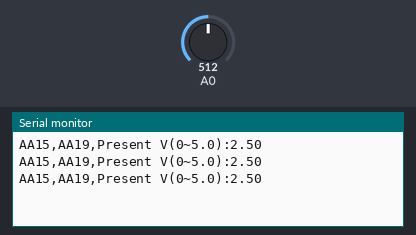
Simulated run of this sketch. Board: Arduino Uno, built with avr-gcc and run on an emulated ATmega328P. Parts: the last lines printed to the serial monitor. The inputs (shaded band) are chosen by the test bench; at power-on: A0 = 512.

Above: at 1.3 s.
1.4 s: A0 set to 716
At 1.9 s:
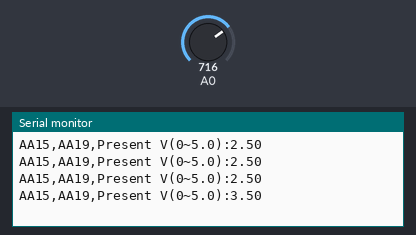
2.9 s: A0 set to 900
At 3.4 s:
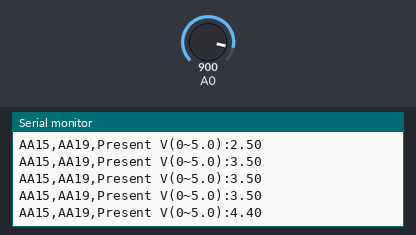
Timing chart, 0 to 5.9 s (numbered marks = the images above; inputs shaded):
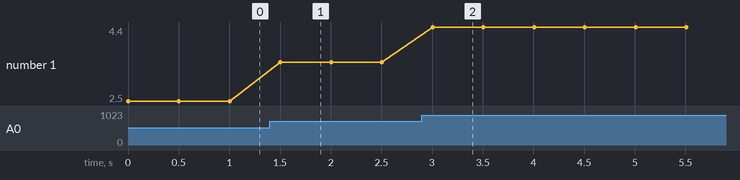

The sketch:

sketch06_analog_read.ino
```cpp
void setup() {
  // put your setup code here, to run once:
Serial.begin(9600);
}

void loop() {
  // put your main code here, to run repeatedly:
int sensorValue=analogRead(A0);
Serial.print("AA15,AA19,Present V(0~5.0):");
float voltage=sensorValue*(5.0/1023.0);
Serial.println(voltage);
delay(500);
}
```

Measured:
- after the input at 1.4 s, the serial monitor: prints a new line after 0.10 s (image 1)
- after the input at 2.9 s, the serial monitor: prints a new line after 0.10 s (image 2)
- plotted number 1: 2.5 → 3.5 after the input at 1.4 s, 3.5 → 4.4 after the input at 2.9 s
